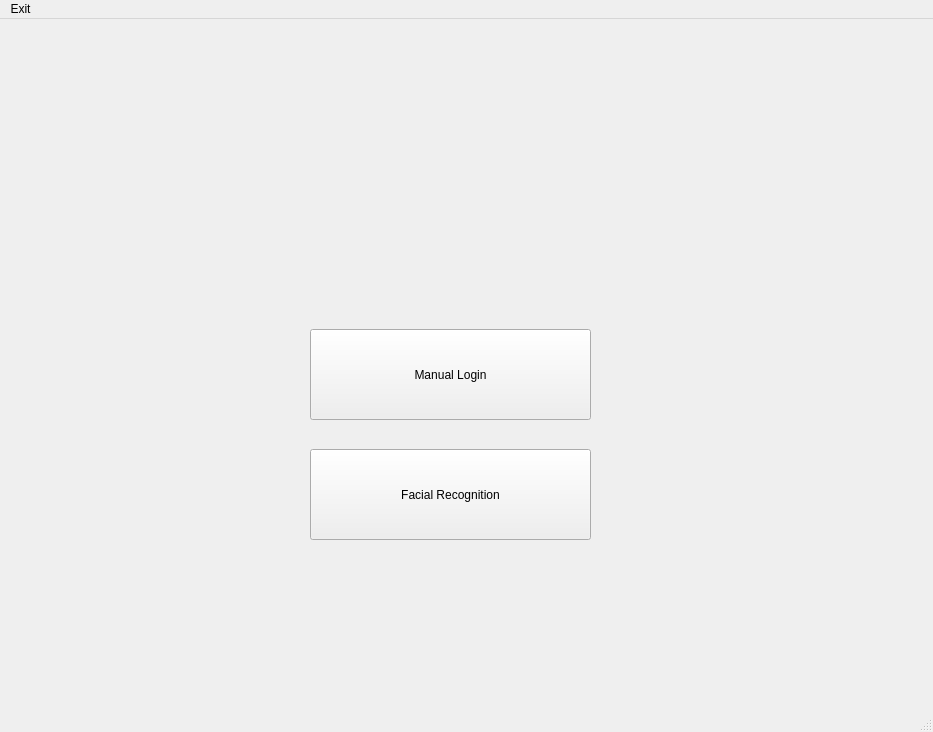
<?xml version="1.0" encoding="UTF-8"?>
<ui version="4.0">
 <class>MainWindow</class>
 <widget class="QMainWindow" name="MainWindow">
  <property name="geometry">
   <rect>
    <x>0</x>
    <y>0</y>
    <width>933</width>
    <height>732</height>
   </rect>
  </property>
  <property name="windowTitle">
   <string>MainWindow</string>
  </property>
  <widget class="QWidget" name="centralwidget">
   <widget class="QPushButton" name="pushButton">
    <property name="geometry">
     <rect>
      <x>310</x>
      <y>310</y>
      <width>281</width>
      <height>91</height>
     </rect>
    </property>
    <property name="text">
     <string>Manual Login</string>
    </property>
   </widget>
   <widget class="QPushButton" name="pushButton_2">
    <property name="geometry">
     <rect>
      <x>310</x>
      <y>430</y>
      <width>281</width>
      <height>91</height>
     </rect>
    </property>
    <property name="text">
     <string>Facial Recognition</string>
    </property>
   </widget>
   <widget class="QLabel" name="label">
    <property name="geometry">
     <rect>
      <x>340</x>
      <y>90</y>
      <width>221</width>
      <height>161</height>
     </rect>
    </property>
    <property name="text">
     <string>&lt;html&gt;&lt;head/&gt;&lt;body&gt;&lt;p&gt;&lt;img src=&quot;:/newPrefix/Webp.net-resizeimage.jpg&quot;/&gt;&lt;/p&gt;&lt;/body&gt;&lt;/html&gt;</string>
    </property>
   </widget>
  </widget>
  <widget class="QMenuBar" name="menubar">
   <property name="geometry">
    <rect>
     <x>0</x>
     <y>0</y>
     <width>933</width>
     <height>21</height>
    </rect>
   </property>
   <widget class="QMenu" name="menuExit">
    <property name="title">
     <string>Exit</string>
    </property>
   </widget>
   <addaction name="menuExit"/>
  </widget>
  <widget class="QStatusBar" name="statusbar"/>
 </widget>
 <resources>
  <include location="rochePic.qrc"/>
 </resources>
 <connections/>
</ui>
